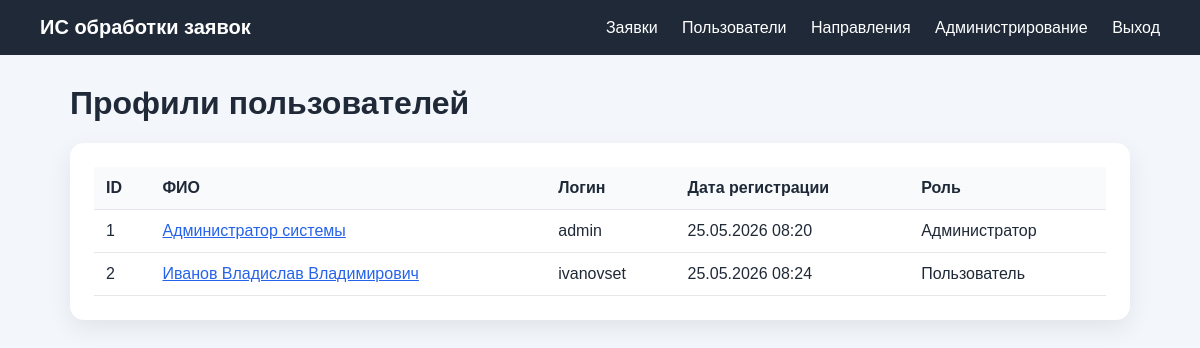
The app's page /users (signed in) with its own data.
### app/models.py (models this page shows)
class User(Base):
    __tablename__ = "users"
    id: Mapped[int] = mapped_column(primary_key=True, index=True)
    full_name: Mapped[str] = mapped_column(String(250), default="")
    username: Mapped[str] = mapped_column(String(50), unique=True, index=True)
    password_hash: Mapped[str] = mapped_column(String(255))
    role: Mapped[str] = mapped_column(String(20), default="user")
    created_at: Mapped[datetime] = mapped_column(DateTime, default=datetime.utcnow)
    tickets = relationship("Ticket", back_populates="author")
    comments = relationship("Comment", back_populates="author")

### app/main.py (the view)
@app.get("/users")
def users_list(
    request: Request,
    db: Session = Depends(get_db),
    user: User = Depends(require_user)
):
    if user.role != "admin":
        return templates.TemplateResponse(
            request=request,
            name="403.html",
            context={
                "user": user
            },
            status_code=403
        )
    users = db.query(User).all()
    return templates.TemplateResponse(
        request=request,
        name="users.html",
        context={
            "user": user,
            "users": users
        }
    )

### app/templates/users.html
{% extends 'base.html' %}
{% block content %}
<h1>Профили пользователей</h1>
<div class="card">
    <table>
        <thead>
        <tr>
            <th>ID</th>
            <th>ФИО</th>
            <th>Логин</th>
            <th>Дата регистрации</th>
            <th>Роль</th>
        </tr>
        </thead>
        <tbody>
        {% for item in users %}
        <tr>
            <td>{{ item.id }}</td>
            <td><a href="/users/{{ item.id }}">{{ item.full_name or item.username }}</a></td>
            <td>{{ item.username }}</td>
            <td>{{ item.created_at.strftime('%d.%m.%Y %H:%M') if item.created_at else '' }}</td>
            <td>{{ role_name(item.role) }}</td>
        </tr>
        {% endfor %}
        </tbody>
    </table>
</div>
{% endblock %}

### app/static/style.css (style rules this page uses)
* { box-sizing: border-box; }
body { margin: 0; font-family: Arial, sans-serif; background: #f3f6fb; color: #1f2937; }
.card { background: white; border-radius: 14px; padding: 24px; box-shadow: 0 8px 24px rgba(0,0,0,.08); }
table { width: 100%; border-collapse: collapse; }
th, td { padding: 12px; border-bottom: 1px solid #e5e7eb; text-align: left; }
th { background: #f8fafc; }
a { color: #2563eb; }

### records on screen
User: id "1", full_name "Администратор системы", username "admin", created_at "25.05.2026 08:20", role "Администратор"
User: id "2", full_name "Иванов Владислав Владимирович", username "ivanovset", created_at "25.05.2026 08:24", role "Пользователь"
